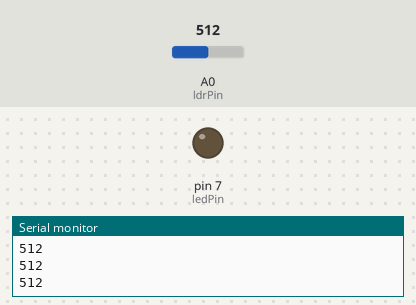
Simulated run of this sketch. Board: Arduino Uno, built with avr-gcc and run on an emulated ATmega328P. Parts: output pins drawn as LEDs (lit = HIGH), the last lines printed to the serial monitor. The test bench sets the inputs (shaded band); at power-on: A0 (ldrPin) = 512.

Above: at 1.2 s.
1.3 s: A0 (ldrPin) set to 86
2.8 s: A0 (ldrPin) set to 74
At 3.3 s:
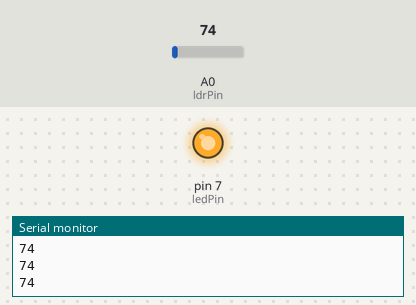
4.3 s: A0 (ldrPin) set to 90
At 5.5 s:
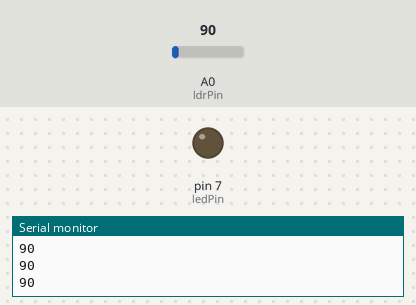
5.8 s: A0 (ldrPin) set to 70
At 6.8 s:
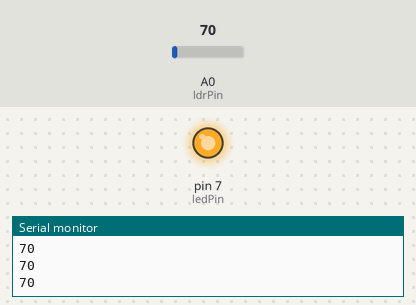
Timing chart, 0 to 8.3 s (numbered marks = the images above; inputs shaded):
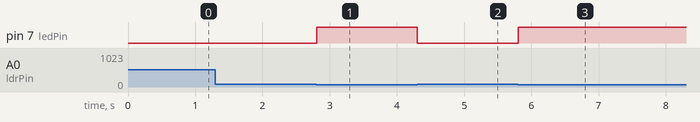

Measured:
- the behaviour switches between 81 and 80 on A0 (ldrPin) (found by bisection; images 0 and 1)
- after the input at 2.8 s, pin 7 (ledPin): LOW → HIGH at once
- after the input at 4.3 s, pin 7 (ledPin): HIGH → LOW at once
- after the input at 5.8 s, pin 7 (ledPin): LOW → HIGH at once

The sketch:

Arduino_Code.ino
```cpp
const int ledPin = 7;
const int ldrPin = A0;

void setup() {

  Serial.begin(9600);
  pinMode(ledPin, OUTPUT);
  pinMode(ldrPin, INPUT);
}

void loop(){
  int ldrStatus = analogRead(ldrPin);

  Serial.println(ldrStatus);

  if(ldrStatus <=80) {
    digitalWrite(ledPin, HIGH);
  }
  else{
    digitalWrite(ledPin, LOW);
  }
}
```
